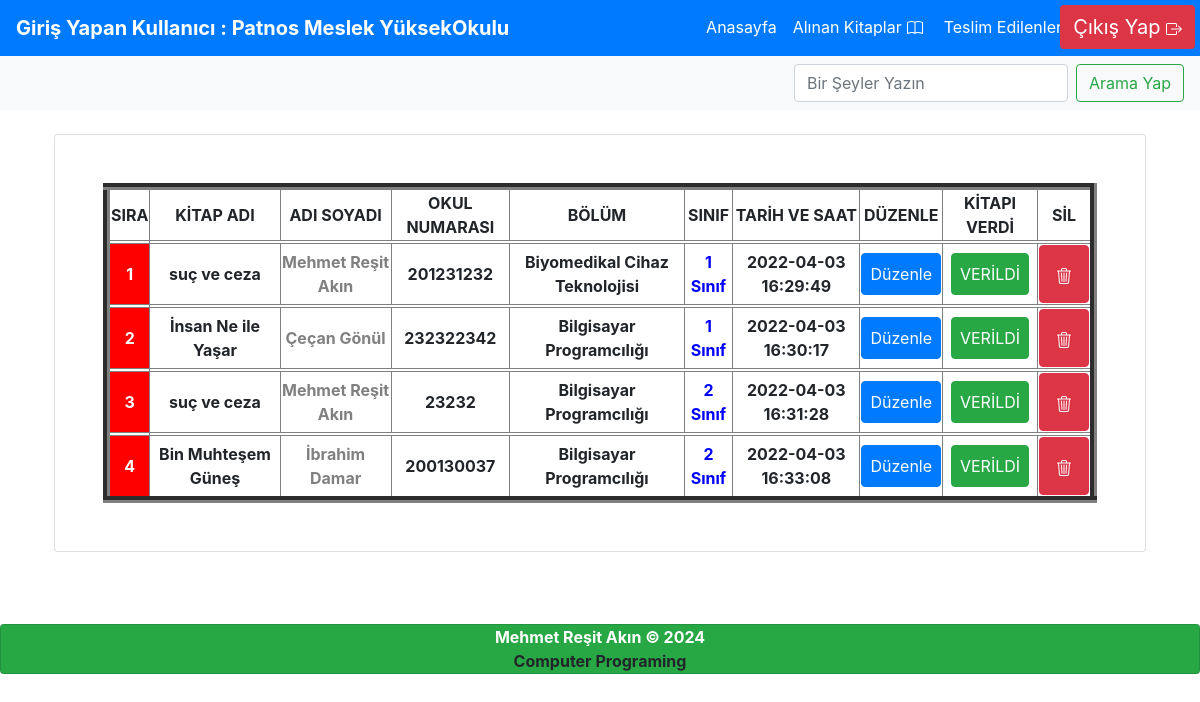
Screenshot of /alinankitap.php (signed in) with the database file from the repository.
### tables this page shows
CREATE TABLE `kullanicigiris` (
  `giris_id` int(11) NOT NULL,
  `kullanici_isim` varchar(55) NOT NULL,
  `kullanici_mail` varchar(55) NOT NULL,
  `kullanici_sifre` varchar(55) NOT NULL
);

CREATE TABLE `kullanicilar` (
  `kullanici_id` int(11) NOT NULL,
  `ogrenci_kitap` varchar(55) NOT NULL,
  `ogrenci_ad` varchar(55) NOT NULL,
  `ogrenci_no` int(9) NOT NULL,
  `ogrenci_bolum` varchar(45) NOT NULL,
  `ogrenci_sinif` varchar(55) NOT NULL,
  `ogrenci_aldigi_tarih` datetime NOT NULL DEFAULT current_timestamp()
);

### alinankitap.php (the view, shortened to what this page needs)
<?php include 'header.php';  ?>
<div class="container p-4">
    <div class="card p-5">
        <div class="tables">
            <table border="7">
                <tr>
                    <th>SIRA</th>
                    <th>KİTAP ADI</th>
                    <th>ADI SOYADI</th>
                    <th>OKUL NUMARASI</th>
                    <th>BÖLÜM</th>
                    <th>SINIF</th>
                    <th>TARİH VE SAAT</th>
                    <th>DÜZENLE</th>
                    <th>KİTAPI VERDİ</th>
                    <th>SİL</th>
                </tr>
                <?php
$sorgu = $db->query("SELECT * FROM kullanicilar");
$siraNo=0;
while ($sonuc = $sorgu->fetch(PDO::FETCH_ASSOC)) {
$siraNo=++$siraNo;
    $id = $sonuc['kullanici_id'];
    $kitap = $sonuc['ogrenci_kitap'];
    $ad = $sonuc['ogrenci_ad'];
    $numara = $sonuc['ogrenci_no'];
    $bolum = $sonuc['ogrenci_bolum'];
    $sinif = $sonuc['ogrenci_sinif'];
    $kayit = $sonuc['ogrenci_aldigi_tarih'];
    ?>
<th></th>
                <tr>
                    <th style=" background:red;color:white;line-height: 50px;"><?php echo $siraNo?></th>
                    <th><?php echo $kitap?></th>
                    <th style="color:gray;"><?php echo $ad?></th>
                    <th><?php echo $numara?></th>
                    <th><?php echo $bolum?></th>
                    <th style="color:blue;"><?php echo $sinif?></th>
                    <th><?php echo $kayit?></th>
                    <td><a href="duzenle.php?id=<?php echo $id; ?>" class="btn  btn-primary p-2">Düzenle</a></td>
                    <td><a href="kitapteslim.php?id=<?php echo $id; ?>" class="btn  btn-success p-2">VERİLDİ</a></td>
                    <td><a href="sil.php?id=<?php echo $id; ?>" class="btn btn-danger p-3"></a></td>
                </tr>
                <?php }?>
            </table>
        </div>
    </div>
</div>
<?php include 'footer.php';  ?>

### header.php (shortened to what this page needs)
<?php
include 'baglan.php';
$kullanicisor = $db -> prepare('SELECT * FROM kullanicigiris WHERE kullanici_mail=:kullanici_mail');
$kullanicisor -> execute([
      'kullanici_mail' => $_SESSION['userkullanici_mail']
]);
$kullanicicek = $kullanicisor -> fetch(PDO::FETCH_ASSOC);
?>
<!doctype html>
<html lang="en">
<head>
    <link rel="stylesheet" href="ss.css">
    <link rel="stylesheet" href="https://use.fontawesome.com/releases/v5.0.13/css/all.css"
>
    <link rel="stylesheet" href="https://stackpath.bootstrapcdn.com/bootstrap/4.3.1/css/bootstrap.min.css"
>
</head>
<body>
    <nav class="navbar navbar-expand-lg navbar-dark bg-primary">
        <a href="anasayfa.php" class="navbar-brand"> <b style="color:white;">Giriş Yapan Kullanıcı :
                <?php  echo $kullanicicek['kullanici_isim'] ?> </b></a>
        <div class="container">
            <div class="collapse navbar-collapse">
                <ul class="navbar-nav mr-auto" style="position:absolute;right:130px;">
                        <a class="nav-link active" href="anasayfa.php">Anasayfa</a>
                    <li class="nav-item">
                        <div class=""><a class="nav-link  active" href="alinankitap.php">Alınan Kitaplar</a></div>
                    </li>
                    <li class="nav-item"><a class="nav-link active" href="teslimedilenler.php">Teslim Edilenler</a></li>
                </ul>
                <div "><a href=" cikis.php" class="btn bg-danger "
                    style="color:white; position:absolute; right:0px; top:0; font-size:20px; margin:5px; text-decoration:none;">
                    Çıkış Yap </a></div>
            </div>
        </div>
    </nav>
    <nav class="navbar navbar-light bg-light justify-content-between">
        <form class="form-inline" action="alinankitap.php" method="post">
            <input class="form-control mr-sm-2" type="search" name="kelime" onkeypress="return isNumberKey(event)" placeholder="Bir Şeyler Yazın" maxlength="9"
                aria-label="Search">
            <button class="btn btn-outline-success my-2 my-sm-0" type="submit">Arama Yap</button>
        </form>
    </nav>

### footer.php (shortened to what this page needs)
    <br>
    <br>
    <div class="card text-center bg-success">
    <b style="color:white;">Mehmet Reşit Akın &copy; <?php echo date("Y")?></b>
    <b>Computer Programing</b>
    </div>
  </body>
</html>

### ss.css (style rules this page uses)
table { width: 100%; text-align: center; }

### rows the page displays
kullanicigiris: kullanici_isim "Patnos Meslek YüksekOkulu"
kullanicilar: ogrenci_kitap "suç ve ceza", ogrenci_ad "Mehmet Reşit Akın", ogrenci_no "201231232", ogrenci_bolum "Biyomedikal Cihaz Teknolojisi", ogrenci_sinif "1 Sınıf", ogrenci_aldigi_tarih "2022-04-03 16:29:49"
kullanicilar: ogrenci_kitap "İnsan Ne ile Yaşar", ogrenci_ad "Çeçan Gönül", ogrenci_no "232322342", ogrenci_bolum "Bilgisayar Programcılığı", ogrenci_sinif "1 Sınıf", ogrenci_aldigi_tarih "2022-04-03 16:30:17"
kullanicilar: ogrenci_kitap "suç ve ceza", ogrenci_ad "Mehmet Reşit Akın", ogrenci_no "23232", ogrenci_bolum "Bilgisayar Programcılığı", ogrenci_sinif "2 Sınıf", ogrenci_aldigi_tarih "2022-04-03 16:31:28"
kullanicilar: ogrenci_kitap "Bin Muhteşem Güneş", ogrenci_ad "İbrahim Damar", ogrenci_no "200130037", ogrenci_bolum "Bilgisayar Programcılığı", ogrenci_sinif "2 Sınıf", ogrenci_aldigi_tarih "2022-04-03 16:33:08"
